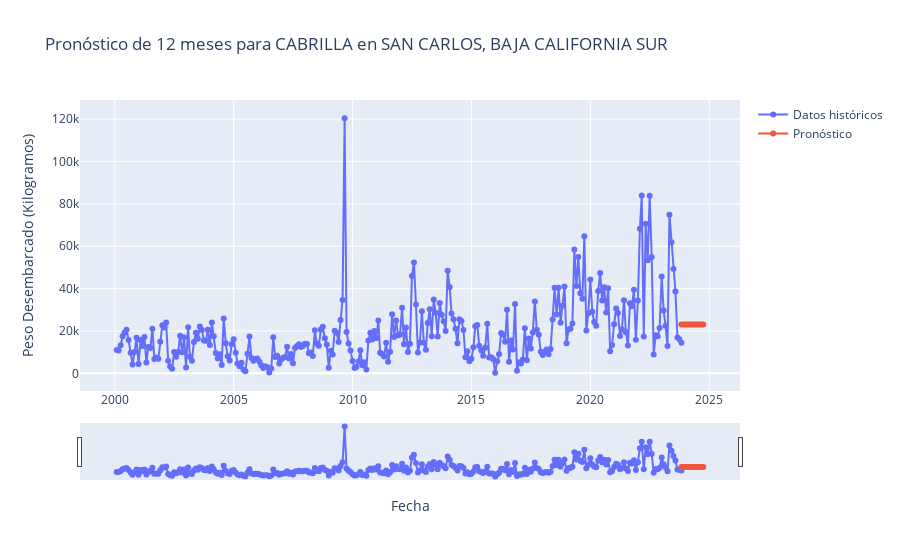

The notebook cell saved with this chart:
### Code cell
# Carga de los datos
df = load_data('aggregated_data2.csv')

# Definir parámetros para el pronóstico
nombre_producto = 'CABRILLA'  # Change this for your product
nombre_estado = 'BAJA CALIFORNIA SUR'
nombre_oficina = 'SAN CARLOS'
n_pasos = 12  # Número de meses a pronosticar

# Realizar y visualizar el pronóstico
pronosticar_y_graficar(df, nombre_producto, nombre_estado, nombre_oficina, n_pasos, cfg.MODEL_PATH, cfg.SCALER_X_PATH, cfg.SCALER_Y_PATH)

### Figure 1 — Plotly figure (JSON) as saved in the notebook; plotly's stock layout.template omitted (floating-point values rounded to 4 significant figures; data arrays with more than 128 entries replaced by an {"elided": "..."} marker saying what was removed)
{"data": [{"mode": "lines+markers", "name": "Datos históricos", "type": "scatter", "x": {"elided": "286 str values"}, "y": {"elided": "286 float values"}}, {"mode": "lines+markers", "name": "Pronóstico", "type": "scatter", "x": ["2023-10-31T00:00:00", "2023-11-30T00:00:00", "2023-12-31T00:00:00", "2024-01-31T00:00:00", "2024-02-29T00:00:00", "2024-03-31T00:00:00", "2024-04-30T00:00:00", "2024-05-31T00:00:00", "2024-06-30T00:00:00", "2024-07-31T00:00:00", "2024-08-31T00:00:00", "2024-09-30T00:00:00"], "y": [23080.0, 23080.0, 23080.0, 23080.0, 23080.0, 23080.0, 23080.0, 23080.0, 23080.0, 23080.0, 23080.0, 23080.0]}], "layout": {"title": {"text": "Pronóstico de 12 meses para CABRILLA en SAN CARLOS, BAJA CALIFORNIA SUR"}, "xaxis": {"rangeslider": {"visible": true}, "title": {"text": "Fecha"}}, "yaxis": {"title": {"text": "Peso Desembarcado (Kilogramos)"}}}}
